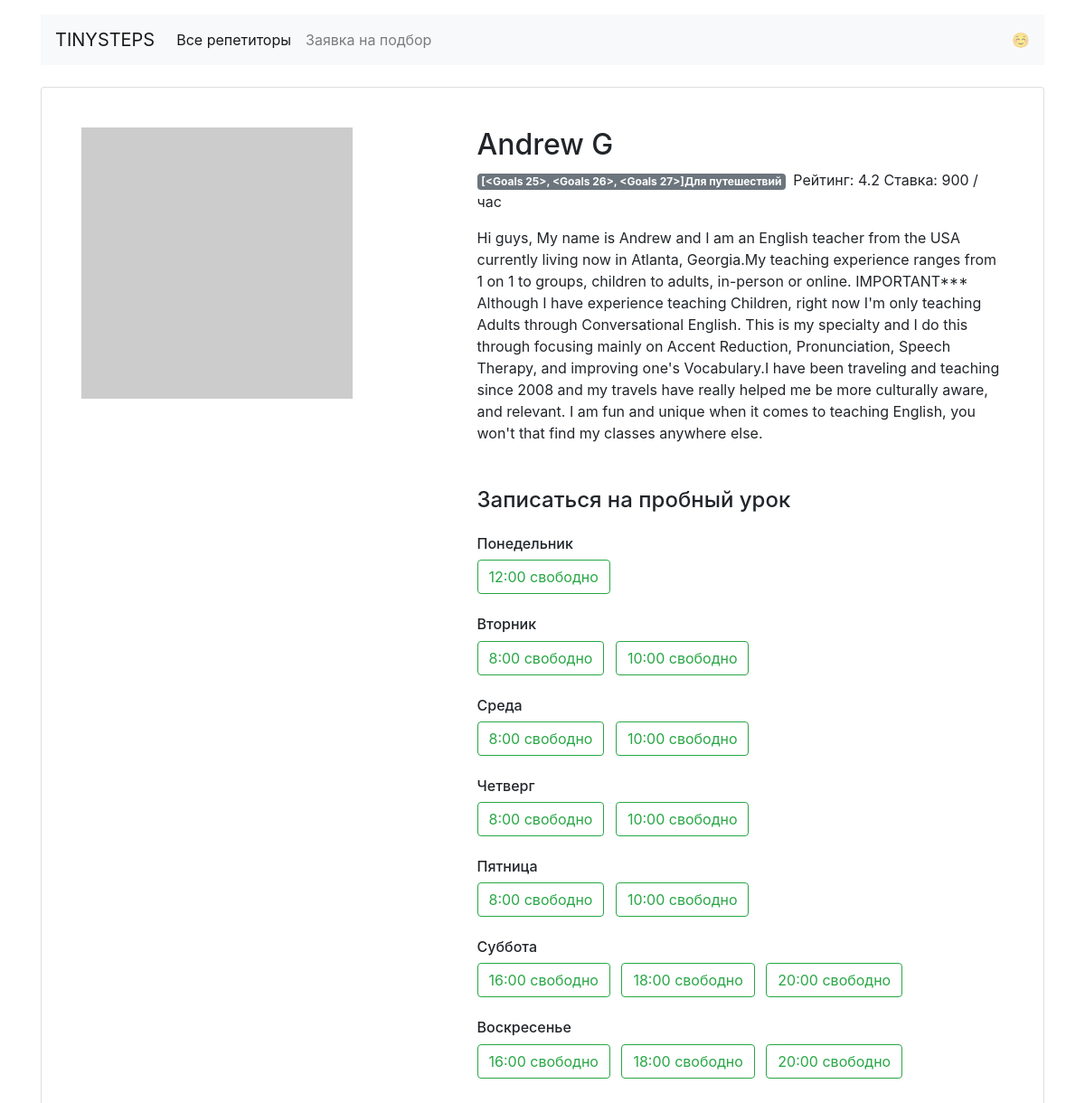
The page /profiles/12/ on the database its author committed.
### app.py (models this page shows)
class Teachers(db.Model):
    __tablename__ = 'teachers'
    id = db.Column(db.Integer, primary_key=True)
    name = db.Column(db.String, nullable=False)
    about = db.Column(db.String, nullable=False)
    rating = db.Column(db.Float, nullable=False)
    picture = db.Column(db.String, nullable=False)
    price = db.Column(db.Integer, nullable=False)
    lesson_time = db.Column(db.String)
    goals = db.relationship("Goals", back_populates="goal")
    week_day = db.relationship("TimetableTeachers", back_populates="week")

class TimetableTeachers(db.Model):
    __tablename__ = 'timetables'
    id = db.Column(db.Integer, primary_key=True)
    day_times = db.Column(db.String, nullable=False)
    status = db.Column(db.Boolean, nullable=False)
    teachers_id = db.Column(db.Integer, db.ForeignKey("teachers.id"))
    week = db.relationship("Teachers", back_populates="week_day", uselist=False)
    booking = db.relationship("Booking", back_populates='day_times', uselist=False)

### app.py (the view)
@app.route('/profiles/<int:id_teacher>/')  # профиль репетитора <id учителя>
def profiles(id_teacher):
    teacher = db.session.query(Teachers).get_or_404(id_teacher)  # если id преподавателя не найден возвращаем ошибку 404
    timetable_teacher = db.session.query(TimetableTeachers).order_by(TimetableTeachers.id).limit(56)
    list_days = ['Понедельник', 'Вторник', 'Среда', 'Четверг', 'Пятница', 'Суббота', 'Воскресенье']
    return render_template("profiles.html", id_techer=id_teacher, timetable_teacher=timetable_teacher,
                           days=list_days, teacher=teacher)

### templates/profiles.html
{% extends 'base.html' %}
{% block container %}
<main class="container mt-3">
    <div class="card my-4 mx-auto">
        <div class="card-body m-2 m-md-4">
            <article class="row">
                <div class="col-5"><img src="{{ teacher.picture }}" class="img-fluid" alt=""></div>
                <div class="col-7">
                    <section class="teacher=info">
                        <h1 class="h2">{{ teacher.name }}</h1>
                        <p><span class="badge badge-secondary mr-2"> {{ teacher.goals }}Для путешествий </span>Рейтинг:
                            {{ teacher.rating }} Ставка: {{ teacher.price }} / час</p>
                        <p>{{ teacher.about }}</p>
                    </section>
                    <section class="available">
                        <h4 class="mb-4 mt-5">Записаться на пробный урок</h4>
                        {% for time in timetable_teacher if id_teacher == time.teacher_id %}
                          {% if loop.index == 1 %} <h6 class="mt-4">Понедельник</h6>
                          {% elif loop.index == 9 %} <h6 class="mt-4">Вторник</h6>
                          {% elif loop.index == 17 %} <h6 class="mt-4">Среда</h6>
                          {% elif loop.index == 25 %} <h6 class="mt-4">Четверг</h6>
                          {% elif loop.index == 33 %} <h6 class="mt-4">Пятница</h6>
                          {% elif loop.index == 41 %} <h6 class="mt-4">Суббота</h6>
                          {% elif loop.index == 49 %} <h6 class="mt-4">Воскресенье</h6>{% endif %}
                            {% if time.status %}
                              <a href="{{ url_for('booking', id_teacher=teacher.id|int, day=days[loop.index//8], time=time.day_times)  }}"
                              class="btn btn-outline-success  mr-2">{{ time.day_times }} свободно</a>
                            {% endif %}
                        {% endfor %}
                    </section>
                </div>
            </article>
        </div>
    </div>
</main>
{% endblock %}

### rows shown on the page
Teachers: name "Andrew G", rating "4.2", price "900", about "Hi guys, My name is Andrew and I am an English teacher from the USA currently living now in Atlanta, Georgia.My teaching experience ranges from 1 on 1 to groups, children to adults, in-person or online. IMPORTANT*** Although I have experience teaching Children, right now I'm only teaching Adults through Conversational English. This is my specialty and I do this through focusing mainly on Accent Reduction, Pronunciation, Speech Therapy, and improving one's Vocabulary.I have been traveling and teaching since 2008 and my travels have really helped me be more culturally aware, and relevant. I am fun and unique when it comes to teaching English, you won't that find my classes anywhere else."
TimetableTeachers: shows "Понедельник"
TimetableTeachers: day_times "12:00"
TimetableTeachers: shows "Вторник", day_times "8:00"
TimetableTeachers: day_times "10:00"
TimetableTeachers: shows "Среда", day_times "8:00"
TimetableTeachers: day_times "10:00"
TimetableTeachers: shows "Четверг", day_times "8:00"
TimetableTeachers: day_times "10:00"
TimetableTeachers: shows "Пятница", day_times "8:00"
TimetableTeachers: day_times "10:00"
TimetableTeachers: shows "Суббота"
TimetableTeachers: day_times "16:00"
TimetableTeachers: day_times "18:00"
TimetableTeachers: day_times "20:00"
TimetableTeachers: shows "Воскресенье"
TimetableTeachers: day_times "16:00"
TimetableTeachers: day_times "18:00"
TimetableTeachers: day_times "20:00"

### other values the page prints
{{ teacher.goals }} "[<Goals 25>, <Goals 26>, <Goals 27>]"
